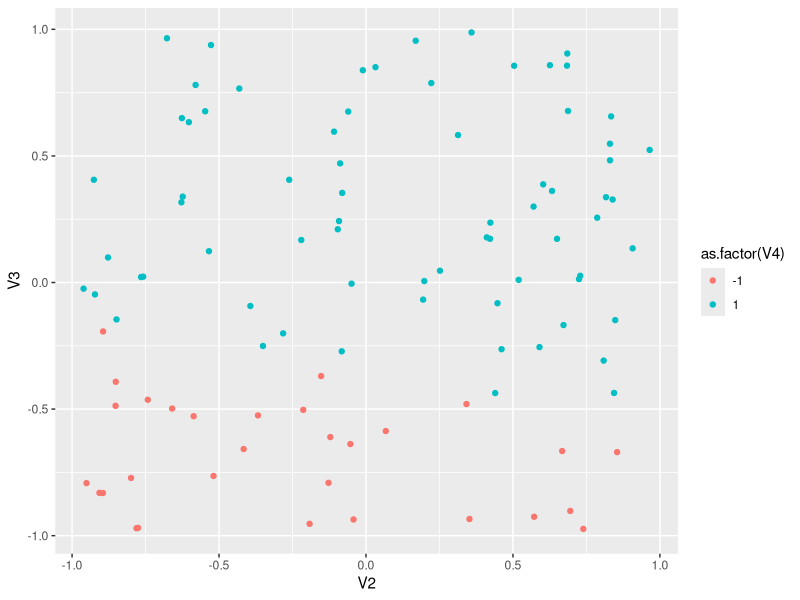
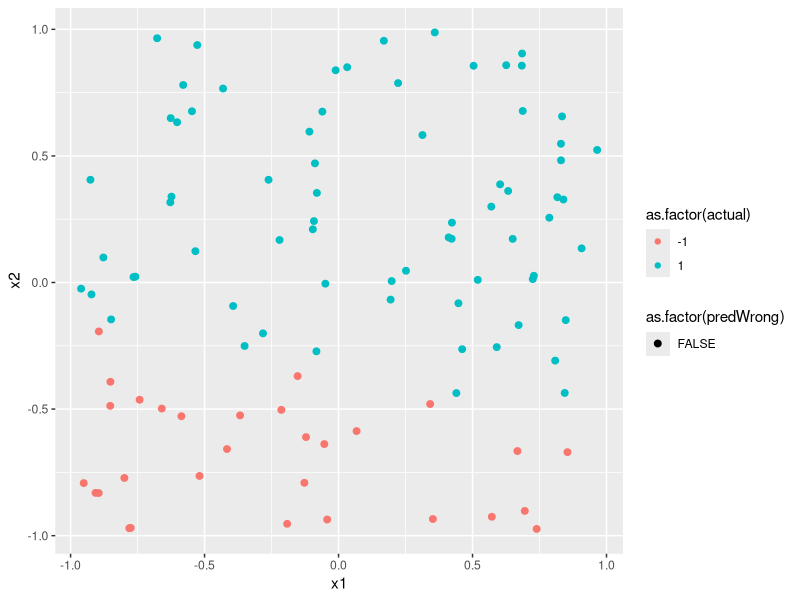

Write the R code that produced these figures, in order.
setwd("../Dropbox/College/3_Third Year/Summer Learning/Learning From Data/")
library(ggplot2)
library(data.table)

#Num 8 -- Making sure points are linearally separable
randDat <- data.table(read.csv("hw5Programs/test.csv", header=F))
ggplot(dat=randDat, aes(x=V2, y=V3, col=as.factor(V4))) +
  geom_point()

#Num 8 -- Make sure weights trained correctly 
logisticEval <- function(x) 1/(1+exp(-x))
setnames(randDat, names(randDat), c("x0", "x1", "x2", "actual", "pred"))

w <- read.csv("hw5Programs/testW.csv", header=F)[,1]
randDat[,"s":=as.matrix(randDat[,1:3, with=F])%*%w]
randDat[,"prob":=logisticEval(s)]
randDat[,"pred":=ifelse(prob>0.5, 1, -1)]
randDat[, "predWrong":=pred!=actual]

ggplot(dat=randDat, aes(x=x1, y=x2, col=as.factor(actual), 
                        size=as.factor(predWrong))) +
  geom_point()

randDat[predWrong == "TRUE"]
